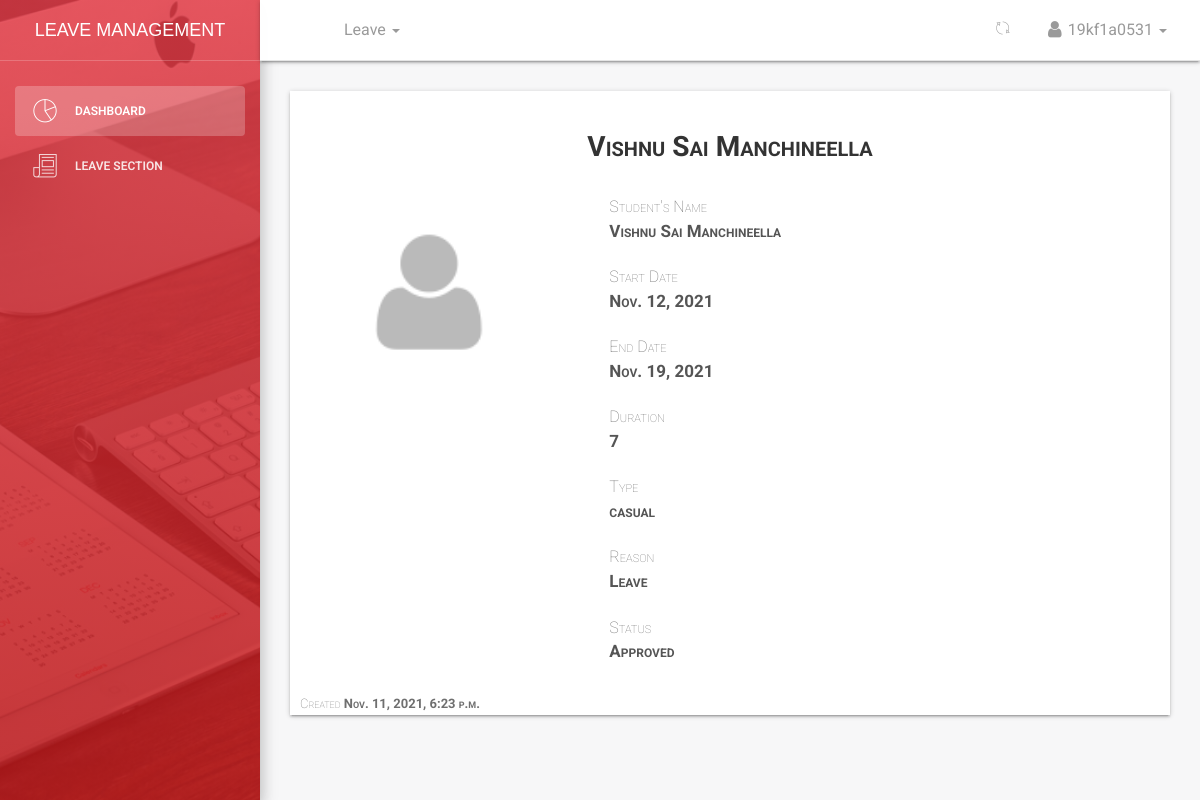
Page /dashboard/leaves/all/view/1/ (signed in) on the committed database.
### student/models.py (models this page shows, shortened)
class Student(models.Model):
    MALE = 'male'
    FEMALE = 'female'
    OTHER = 'other'
    NOT_KNOWN = 'Not Known'
    GENDER = (
    (MALE,'Male'),
    (FEMALE,'Female'),
    (OTHER,'Other'),
    (NOT_KNOWN,'Not Known'),
    )
    user = models.ForeignKey(User,on_delete=models.CASCADE,default=1)
    image = models.FileField(_('Profile Image'),upload_to='profiles',default='default.png',blank=True,null=True,help_text='upload image size less than 2.0MB')#work on path username-date/image
    firstname = models.CharField(_('Firstname'),max_length=125,null=False,blank=False)
    lastname = models.CharField(_('Lastname'),max_length=125,null=False,blank=False)
    othername = models.CharField(_('Othername (optional)'),max_length=125,null=True,blank=True)
    birthday = models.DateField(_('Birthday'),blank=False,null=False)
    department =  models.ForeignKey(Department,verbose_name =_('Department'),on_delete=models.SET_NULL,null=True,default=None)
    studentid = models.CharField(_('Student ID Number'),max_length=10,null=True,blank=True)
    is_blocked = models.BooleanField(_('Is Blocked'),help_text='button to toggle employee block and unblock',default=False)
    is_deleted = models.BooleanField(_('Is Deleted'),help_text='button to toggle employee deleted and undelete',default=False)
    created = models.DateTimeField(verbose_name=_('Created'),auto_now_add=True,null=True)
    updated = models.DateTimeField(verbose_name=_('Updated'),auto_now=True,null=True)
    objects = Studentmanager()
    class Meta:
        verbose_name = _('Student')
        verbose_name_plural = _('Students')
        ordering = ['-created']
    def __str__(self):
        return self.get_full_name
    @property
    def get_full_name(self):
        fullname = ''
        firstname = self.firstname
        lastname = self.lastname
        othername = self.othername
        if (firstname and lastname) or othername is None:
            fullname = firstname +' '+ lastname
            return fullname
        elif othername:
            fullname = firstname + ' '+ lastname +' '+othername
            return fullname
        return

### leave/models.py (models this page shows, shortened)
class Leave(models.Model):
	user = models.ForeignKey(User,on_delete=models.CASCADE,default=1)
	startdate = models.DateField(verbose_name=_('Start Date'),help_text='leave start date is on ..',null=True,blank=False)
	enddate = models.DateField(verbose_name=_('End Date'),help_text='coming back on ...',null=True,blank=False)
	leavetype = models.CharField(choices=LEAVE_TYPE,max_length=25,default=SICK,null=True,blank=False)
	reason = models.CharField(verbose_name=_('Reason for Leave'),max_length=255,help_text='add additional information for leave',null=True,blank=True)
	defaultdays = models.PositiveIntegerField(verbose_name=_('Leave days per year counter'),default=DAYS,null=True,blank=True)
	status = models.CharField(max_length=12,default='pending') #pending,approved,rejected,cancelled
	is_approved = models.BooleanField(default=False) #hide
	updated = models.DateTimeField(auto_now=True, auto_now_add=False)
	created = models.DateTimeField(auto_now=False, auto_now_add=True)
	objects = LeaveManager()
	class Meta:
		verbose_name = _('Leave')
		verbose_name_plural = _('Leaves')
		ordering = ['-created'] #recent objects
	@property
	def leave_days(self):
		days_count = ''
		startdate = self.startdate
		enddate = self.enddate
		if startdate > enddate:
			return
		dates = (enddate - startdate)
		return dates.days

### dashboard/views.py (the view)
# urls.py: path('leaves/all/view/<int:id>/',views.leaves_view,name='userleaveview'),
def leaves_view(request,id):
	if not (request.user.is_authenticated):
		return redirect('/')
	leave = get_object_or_404(Leave, id = id)
	print(leave.user)
	student = Student.objects.filter(user = leave.user)[0]
	print(student)
	return render(request,'dashboard/leave_detail_view.html',{'leave':leave,'student':student,'title':'{0}-{1} leave'.format(leave.user.username,leave.status)})

### leave/warden.py (called while the page is built)
	def get_queryset(self):
		return super().get_queryset()

### student/wardens.py (called while the page is built)
    def get_queryset(self):
        return super().get_queryset().filter(is_deleted=False)

### templates/dashboard/leave_detail_view.html (shortened to what this page needs)
{% extends '_layout.html' %}
{% load crispy_forms_tags %}
 {% block navheader %}
    {% include 'includes/navheader_student_app.html' %}
 {% endblock %}
 {% block content %}
        <section class="content">
            <section class="container-fluid">
                <section class="form-wrapper">
                    <section class="row">
                        <section class="col col-lg-8 col-md-12  col-sm-12">
                        </section>
                    </section>
                    <section class="row">
                        <section class="col-lg-12 col-md-12 col-sm-12 text-center space-margin">
                            <h3 class="title-h3">{{ student.get_full_name }}</h3>
                        </section>
                    </section>
                    <section class="row">
                        <section class="col-lg-4 text-center">
                          <img src="{{ student.image.url}}"  class="img-fluid rounded-circle-image">
                        </section>
                        <section class="col-lg-8 col-md-12 col-sm-12">
                                    <div class="list-group" id="list-tab" role="tablist">
                                            <a class="list-group-item list-group-item-action" id="list-home-list" data-toggle="list" href="" role="tab" aria-controls=""><span>Student's Name</span> <div><b>{{ student.get_full_name }}</b></div>
                                            </a>
                                            <a class="list-group-item list-group-item-action" id="list-profile-list" data-toggle="list" href="" role="tab" aria-controls=""><span>Start Date</span> <div> <b>{{ leave.startdate }}</b></div>
                                            </a>
                                            <a class="list-group-item list-group-item-action" id="list-messages-list" data-toggle="list" href="" role="tab" aria-controls=""><span>End Date</span><div><b>{{ leave.enddate}}</b></div>
                                            </a>
                                            <a class="list-group-item list-group-item-action" id="list-settings-list" data-toggle="list" href="" role="tab" aria-controls=""><span>Duration</span> <div><b>{{ leave.leave_days}}</b></div>
                                            </a>
                                            <a class="list-group-item list-group-item-action" id="list-settings-list" data-toggle="list" href="" role="tab" aria-controls=""><span>Type</span> <div><b>{{ leave.leavetype}}</b></div>
                                            </a>
                                            <a class="list-group-item list-group-item-action" id="list-settings-list" data-toggle="list" href="" role="tab" aria-controls=""><span>Reason</span> <div><b>{{ leave.reason}}</b></div>
                                            </a>
                                             <a class="list-group-item list-group-item-action" id="list-settings-list" data-toggle="list" href="" role="tab" aria-controls=""><span>Status</span> <div><b>{{ leave.status}}</b></div>
                                             </a>
                                      </div>
                        </section>
                    </section>
                                  <span style="font-size: 13px;padding-left: 1rem;" class="pull-left">Created <b>{{ leave.created }}</b></span>
                </section>
            </section>
        </section>
 {% endblock %}

### templates/_layout.html (shortened to what this page needs)
{% load static %}
{% load humanize %}
<!doctype html>
<html lang="en">
<head>
    <link href="{% static 'css/bootstrap.min.css' %}" rel="stylesheet" />
    <link href="{% static 'css/animate.min.css' %}" rel="stylesheet"/>
    <link href="{% static 'css/light-bootstrap-dashboard.css' %}" rel="stylesheet"/>
    <link href="{% static 'css/demo.css' %}" rel="stylesheet" />
    <link href="http://maxcdn.bootstrapcdn.com/font-awesome/4.2.0/css/font-awesome.min.css" rel="stylesheet">
    <link href="{% static 'css/pe-icon-7-stroke.css' %}" rel="stylesheet" />
    <link rel="stylesheet" href="//code.jquery.com/ui/1.12.1/themes/base/jquery-ui.css">
</head>
<body>
<div class="wrapper">
    <div class="sidebar" data-color="red" data-image="{% static 'img/sidebar-4.jpg' %}">
    	<div class="sidebar-wrapper">
            <div class="logo">
                <a href="#" class="simple-text">
                    Leave Management
                </a>
            </div>
            <ul class="nav">
                <li class="active">
                    <a href="{% url 'dashboard:dashboard' %}">
                        <i class="pe-7s-graph"></i>
                        <p>Dashboard</p>
                    </a>
                </li>
                <li>
                    {% if request.user.is_superuser %}<a href="{% url 'dashboard:leaveslist' %}">{% else %}<a href="{% url 'dashboard:staffleavetable' %}"> {% endif %}
                        <i class="pe-7s-news-paper"></i>
                        <p>Leave Section</p>
                    </a>
                </li>
            </ul>
    	</div>
    </div>
    <div class="main-panel">
    {% block navheader %}{% endblock %}
    {% block content %}{% endblock %}
    </div>
</div>
</body>
</html>

### templates/includes/navheader_student_app.html (shortened to what this page needs)
 {% load static %}
 <nav class="navbar navbar-default navbar-fixed shadow">
            <div class="container-fluid">
                <div class="collapse navbar-collapse">
                    <ul class="nav navbar-nav navbar-left">
                        <li>
                            <a href="" class="dropdown-toggle" data-toggle="dropdown">
                            </a>
                        </li>
                        <li class="dropdown">
                        <a href="" class="dropdown-toggle" data-toggle="dropdown">
                                    <p>
                                        Leave
                                        <b class="caret"></b>
                                    </p>
                              </a>
                        </li>
                    </ul>
                    <ul class="nav navbar-nav navbar-right">
                        <li class="dropdown">
                              <a href="" class="dropdown-toggle refresh-page" data-toggle="dropdown" title="Refresh Current Page">
                                    <i class="pe-7s-refresh-2"></i>
                              </a>
                        </li>
                        <li class="dropdown">
                              <a href="" class="dropdown-toggle" data-toggle="dropdown">
                                    <p>
                                        <i class="fa fa-user"></i> {{ request.user}}
                                        <b class="caret"></b>
                                    </p>
                              </a>
                        </li>
                    </ul>
                </div>
            </div>
        </nav>

### rows in the picture
Student: get_full_name "Vishnu Sai Manchineella", image (placeholder picture)
Leave: startdate "Nov. 12, 2021", enddate "Nov. 19, 2021", leave_days "7", leavetype "casual", reason "Leave", status "Approved", created "Nov. 11, 2021, 6:23 p.m."

### other values in the picture
{{ request.user }} "19kf1a0531"
